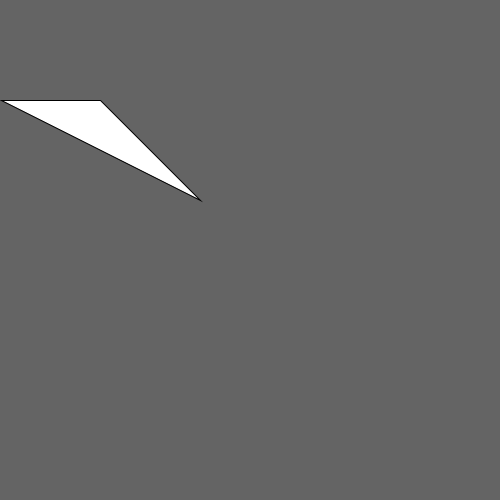
Frame 1 (no input)
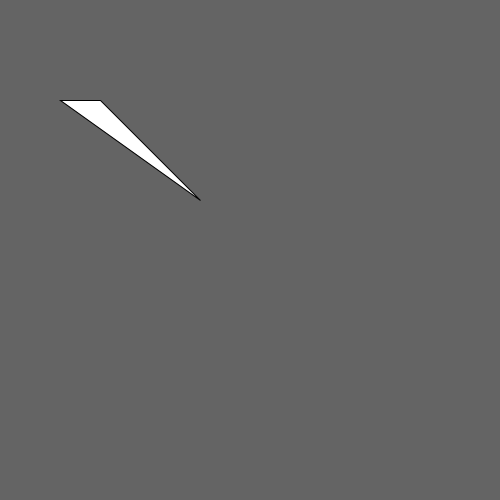
Frame 60 (the mouse pressed at the canvas centre just before this capture)
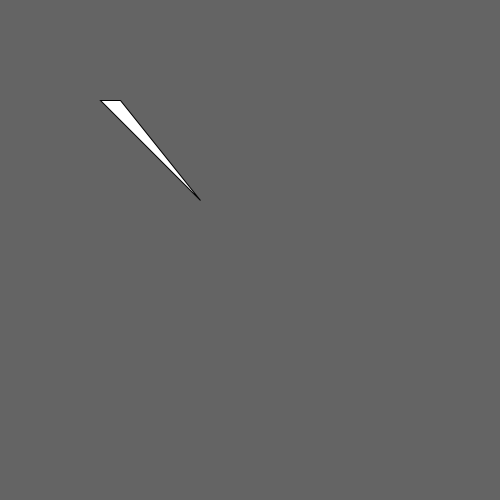
Frame 120 (the mouse held since frame 60 and released just before this capture)

The Processing sketch that drew these frames (run headless with seeded random() and noise(); from frame 60 on, the mouse is pressed at the canvas centre):

// Processing sketch: processing_156987
// ── processing_156987.pde

float point;

void setup(){
  size(500, 500);
  frameRate(30);
}

void draw(){
  background(100);
  point+=1;
  triangle(100, 100, 200, 200, point, 100);
}
